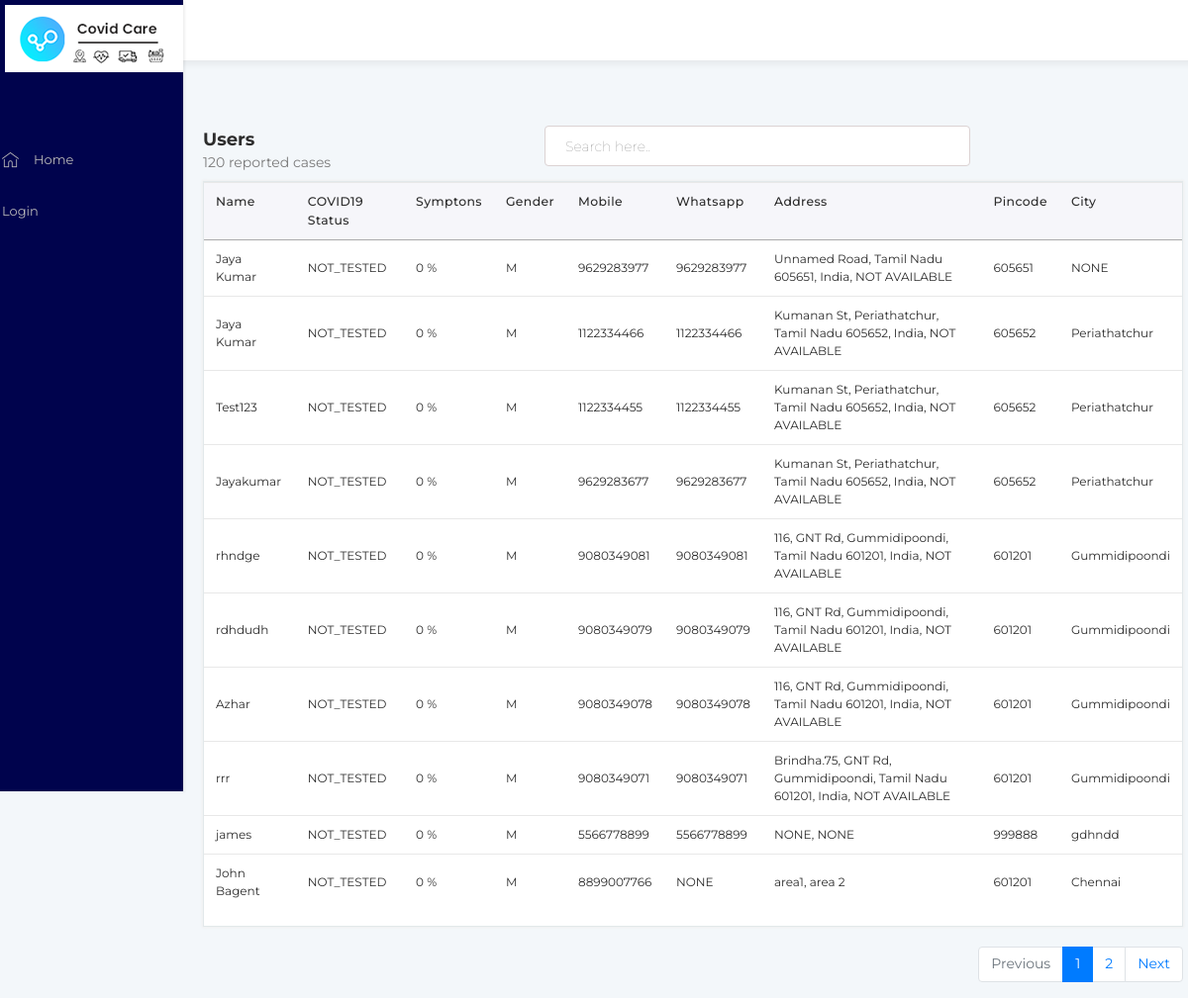
The app's page /customer_list/ with its own data.
### GEN/models.py (models this page shows, shortened)
class UserProfileInfo(models.Model):
    user = models.OneToOneField(User, on_delete=models.CASCADE)
    app_user_name = models.CharField(max_length=40, unique=False, default=dbconstants.VAL_STR_DEFAULT)
    password = models.CharField(max_length=16, unique=False, default=dbconstants.VAL_STR_DEFAULT)
    gender = models.CharField(max_length=10, unique=False, choices=dbconstants.GENDER_SET, default=dbconstants.GENDER_MALE)
    guardian = models.ForeignKey('self', on_delete=models.CASCADE, null = True, unique= False, related_name="user_guardian",  blank=True)
    age = models.CharField(max_length=2, unique=False, null = True)
    user_m_status = models.CharField(max_length=3, choices=dbconstants.M_STATUS_TYPES, default = dbconstants.M_STATUS_NOT_TESTED)
    app_user_type = models.ForeignKey(AppUserType, on_delete=models.CASCADE, null=True)
    phone_primary = models.CharField(max_length=10, unique=False, default=dbconstants.VAL_STR_DEFAULT)
    phone_secondary = models.CharField(max_length=10, unique=False, default=dbconstants.VAL_STR_DEFAULT)
    location_area = models.CharField(max_length=280, unique=False, default=dbconstants.VAL_STR_DEFAULT)
    location_sublocality = models.CharField(max_length=280, unique=False, default=dbconstants.VAL_STR_DEFAULT)
    location_locality = models.CharField(max_length=280, unique=False, default=dbconstants.VAL_STR_DEFAULT)
    device_token = models.CharField(max_length=250, default=dbconstants.VAL_STR_DEFAULT, null=True)
    symptom_total = models.IntegerField(default=0)
    location_city = models.CharField(max_length=280, unique=False, default=dbconstants.VAL_STR_DEFAULT)
    location_state = models.CharField(max_length=80, unique=False, choices=dbconstants.STATE_LIST, default=dbconstants.STATE_TAMIL_NADU)
    location_pincode = models.CharField(max_length=6, unique=False, default="601201")
    location_latitude = models.CharField(max_length=50, unique=False, default=dbconstants.VAL_STR_DEFAULT, null=True)
    location_longitude = models.CharField(max_length=50, unique=False, default=dbconstants.VAL_STR_DEFAULT, null=True)
    user_language = models.CharField(max_length=3, choices=dbconstants.USER_LANGUAGE, default = dbconstants.USER_LG_ENGLISH)
    user_type = models.CharField(max_length=3, choices=dbconstants.USER_TYPES, default = dbconstants.USER_TYPE_CONSUMER)
    user_status = models.CharField(max_length=2, choices=dbconstants.USER_STATUS, default=dbconstants.USER_STATUS_ACTIVE)
    status = models.CharField(max_length=2, choices=dbconstants.STATUS,  default=dbconstants.STATUS_ACTIVE)
    created_at = models.DateTimeField(auto_now_add=True)
    updated_at = models.DateTimeField(auto_now=True)
    is_available = models.BooleanField(default=True)
    is_active = models.BooleanField(default=True)
    brand = models.ForeignKey('GEN.BrandBasicInfo', on_delete=models.CASCADE, null=True, blank=True)
    brandbranch = models.ForeignKey('GEN.BrandBranchBasicInfo', on_delete=models.SET_NULL, null=True, blank=True)

### GEN/views.py (the view)
# urls.py: path('customer_list/',views.customer_list, name = "customer_list"),
def customer_list(request):
    user_list = UserProfileInfo.objects.prefetch_related('user').filter(user_type = dbconstants.USER_TYPE_CONSUMER).order_by('-created_at')
    user_list_final = []
    c_status = {}
    c_status["PTV"] = "TESTED_POSITIVE"
    c_status["NTV"] = "TESTED_NEGATIVE"
    c_status["TIP"] = "TEST_IN_PROGRESS"
    c_status["NTD"] = "NOT_TESTED"
    for user_temp in user_list:
        user_meta_raw = User.objects.get(username=user_temp.user)
        user_meta = {}
        user_meta['username'] = user_meta_raw.username
        user_meta['fullname'] = user_meta_raw.first_name
        user_meta['c_status'] =c_status[user_temp.user_m_status]
        user_parent_set = {}
        user_parent_set['user_meta'] = user_meta
        user_parent_set['user_profile'] = user_temp
        user_list_final.append(user_parent_set)
    serialized_obj = serializers.serialize('json', user_list)
    print("sizeb:"+ str(user_list.count()))
    page = request.GET.get('page', 1)
    paginator = Paginator(user_list_final, 10)
    try:
        users = paginator.page(page)
    except PageNotAnInteger:
        users = paginator.page(1)
    except EmptyPage:
        users = paginator.page(paginator.num_pages)
    return render(request, 'GEN/customers.html',  {'state_list':dbconstants.STATE_LIST_DICT, 'users': users})

### templates/GEN/customers.html (shortened to what this page needs)
{% extends "GEN/base.html" %}
{% block body_block %}
<div class="col-12  pl_20 pr_20">
  <div class="col-12 col-md-4 float-left pl_0">
    <h1 class="header_title float-left mt_15 w-100">Users </h1>
    <span class="font_14 float-left grey_color">120 reported cases</span>
  </div>
  <div class="col-md-8 float-right pr_0 mb_15">
    <input type="email" class="form-control float-left col-md-8 mt_15" placeholder="Search here..">
  </div>
<div class="common_container  pt_0">
  <div class="table-responsive">
      <table class="table">
          <thead>
            <tr>
              <th>Name</th>
              <th>COVID19 Status</th>
              <th>Symptons</th>
              <th>Gender</th>
              <th>Mobile</th>
              <th>Whatsapp</th>
              <th>Address</th>
              <th>Pincode</th>
              <th>City</th>
            </tr>
          </thead>
          <tbody>
            {% for user in users %}
              <tr>
                <td onclick="getUserOrderDetails('{{user.user_meta.username }}')">{{ user.user_meta.fullname }}</td>
                <td>{{ user.user_meta.c_status }}</td>
                <td>{{ user.user_profile.symptom_total }} %</td>
                <td>{{ user.user_profile.gender }}</td>
                <td>{{ user.user_profile.phone_primary }}</td>
                <td>{{ user.user_profile.phone_secondary }}</td>
                <td>{{ user.user_profile.location_area }}, {{ user.user_profile.location_sublocality }} </td>
                <td>{{ user.user_profile.location_pincode }}</td>
                <td>{{ user.user_profile.location_city }}</td>
              </tr>
            {% endfor %}
          </tbody>
        </table>
  </div>
</div>
{% if users.has_other_pages %}
<div class="col-md-12 float-left pr_0">
  <nav aria-label="Page navigation example">
    <ul class="pagination">
      {% if users.has_previous %}
      <li class="page-item"><a class="page-link" href="?page={{ users.previous_page_number }}">Previous</a></li>
      {% else %}
      <li class="page-item disabled"><a class="page-link" href="#">Previous</a></li>
      {% endif %}
      {% for i in users.paginator.page_range %}
      {% if users.number == i %}
      <li class="page-item active"><a class="page-link" href="#"><span>{{ i }}</span></a> </li>
      {% else %}
      <li class="page-item"><a class="page-link" href="?page={{ i }}">{{ i }}</a></li>
      {% endif %}
      {% endfor %}
      {% if users.has_next %}
      <li class="page-item"><a class="page-link" href="?page={{ users.next_page_number }}">Next </a></li>
      {% else %}
      <li class="page-item disabled"><a class="page-link" href="#">Next</a></li>
      {% endif %}
    </ul>
  </nav>
</div>
{% endif %}
</div>
{% endblock %}

### templates/GEN/base.html (shortened to what this page needs)
<!doctype html>
{% load staticfiles %}
<html lang="en">
  <head>
  <link rel="stylesheet" href="https://maxcdn.bootstrapcdn.com/bootstrap/4.0.0/css/bootstrap.min.css">
  <link rel="stylesheet" href="../static/css/main.css">
</head>
<body >
  <div class="row">
  <div class="col-12 left_sidebar col-md-2">
    <div class="logo"><img src="../static/images/logo_hora.png" alt=""></div>
    <ul class="sidebar-nav">
      <li role="presentation"><a href="{% url 'GEN:index' %}"> <span class="icon_set icon-home menu_icon"></span> Home </a></li>
      {% if user.is_authenticated %}
      <li role="presentation"><a  href="{% url 'GEN:customer_list' %}"> <span class="icon_set icon-group menu_icon"></span>Users</a></li>
      <li role="presentation"><a  href="{% url 'GEN:customer_heatmap' %}"> <span class="icon_set icon-package menu_icon"></span>User Heat Map</a></li>
      <li role="presentation"><a  href="{% url 'GEN:product_list' %}"> <span class="icon_set icon-settings menu_icon"></span>Product</a></li>
      <li role="presentation"><a  href="{% url 'GEN:orders_list' %}"> <span class="icon_set icon-package menu_icon"></span> Orders</a></li>
      {% else %}
      <li role="presentation" ><a  href="{% url 'GEN:login' %}">Login</a></li>
      {% endif %}
    </ul>
  </div>
  <div class="col-12 col-md-12 no-padding">
    <div class="top_header">
        {% if user.is_authenticated %}
        <div class="col-md-10 float-left pl_10">Welcome: {{ user.username }}</div>
        <div class="col-md-2 float-right">
            <a  class="text-right w-100 float-right" href="{% url 'GEN:logout' %}"> Logout</a>
            {% else %}
            <a  href="{% url 'GEN:login' %}">Login</a>
            {% endif %}
        </div>
      </div>
    <div class="right_sidebar">
    {% block body_block %}
    {% endblock %}
    </div>
  </div>
  </body>
</html>

### static/css/main.css (style rules this page uses)
:root { --orange: #2B31BA !important; ; --light-blue: #547398 !important; ; --primary: #2d2d2d !important; ; --second: #4d4d4d !important; ; --white: #fff; --grey: #7B7B7B !important; ; }
body { font-size: 14px; background: #F3F7FA; overflow-x: hidden; color: var(--primary); position: relative; font-family: 'Montserrat', sans-serif; }
.common_container { float: left; width: 100%; position: relative; background: #fff; background-color: #fff; transition: all 300ms ease-out; box-shadow: 0px 0px 2px 1px #f0f0f0; border: 1px solid #e2e8ea; }
.right_sidebar { margin-left: 200px; margin-top: 51px; display: block; }
.left_sidebar { box-shadow: 2px 1px 2px 0px #1312120f; padding: 0px; top: 0; bottom: 0; z-index: 1000; height: calc(100vh - 0rem); position: fixed; background-color: #00034d; width: 200px; }
ul.sidebar-nav { list-style: none; padding-left: 0; margin-top: 60px; }
ul.sidebar-nav>li>a { color: #b8b8b8; font-size: 13px; width: 100%; padding: 18px 0 12px; float: left; padding-left: 15px; border-left: 2px solid transparent; margin-bottom: 5px; }
ul.sidebar-nav>li { line-height: 10px; }
.logo { padding: 5px 20px 5px; }
.menu_icon { float: left; margin-right: 15px; margin-top: -3px; font-size: 17px; line-height: normal; }
.top_header { float: left; width: 100%; background: #fff; padding: 20px; position: relative; box-shadow: 5px 3px 7px 1px #1312120f; }
.header_title { font-size: 18px; font-style: normal; font-stretch: normal; line-height: 28px; text-align: left; float: left; margin: 0; font-weight: 700; color: var(--black); font-family: 'Montserrat', sans-serif !important; }
.table thead th { vertical-align: top; border-bottom: 1.6px solid #ababab; font-size: 12.4px; font-weight: 500; letter-spacing: 0.4px; }
thead { background: #f6f6fa; }
.table td, .table th { padding: 0.75rem; vertical-align: middle; border-top: 1px solid #E8E8E8; padding-top: 10px; padding-bottom: 10px; font-size: 12px; }
.pagination { float: right; margin-top: 20px; }
.grey_color { color: var(--grey); }
.font_14 { font-size: 14px !important; line-height: normal; }
.form-control { border: 1px solid #dcd3d3; background-color: #fff; border-radius: 4px; padding: 10px 20px 10px; height: calc(2.5rem + 1px) !important; line-height: normal; font-size: 14px; color: #4d4d4d; transition: none; font-weight: 100 !important; }
.pl_0 { padding-left: 0px !important; }
.pr_0 { padding-right: 0px !important; }
.pt_0 { padding-top: 0px !important; }
.pl_20 { padding-left: 20px !important; }
.pr_20 { padding-right: 20px !important; }
.mb_15 { margin-bottom: 15px !important; }
.mt_15 { margin-top: 15px !important; }
.no-padding { padding: 0px !important; }
.icon_set:before { font-family: 'lavendel' !important; speak: none; font-style: normal; font-weight: normal; font-variant: normal; text-transform: none; line-height: 1; -webkit-font-smoothing: antialiased; -moz-osx-font-smoothing: grayscale; }
.icon-home:before { content: "\e902"; }

### records on screen
UserProfileInfo: user_meta.fullname "Jaya Kumar", user_meta.c_status "NOT_TESTED", user_profile.symptom_total "0", user_profile.gender "M", user_profile.phone_primary "9629283977", user_profile.phone_secondary "9629283977", user_profile.location_area "Unnamed Road, Tamil Nadu 605651, India", user_profile.location_sublocality "NOT AVAILABLE", user_profile.location_pincode "605651", user_profile.location_city "NONE"
UserProfileInfo: user_meta.fullname "Jaya Kumar", user_meta.c_status "NOT_TESTED", user_profile.symptom_total "0", user_profile.gender "M", user_profile.phone_primary "1122334466", user_profile.phone_secondary "1122334466", user_profile.location_area "Kumanan St, Periathatchur, Tamil Nadu 605652, India", user_profile.location_sublocality "NOT AVAILABLE", user_profile.location_pincode "605652", user_profile.location_city "Periathatchur"
UserProfileInfo: user_meta.fullname "Test123", user_meta.c_status "NOT_TESTED", user_profile.symptom_total "0", user_profile.gender "M", user_profile.phone_primary "1122334455", user_profile.phone_secondary "1122334455", user_profile.location_area "Kumanan St, Periathatchur, Tamil Nadu 605652, India", user_profile.location_sublocality "NOT AVAILABLE", user_profile.location_pincode "605652", user_profile.location_city "Periathatchur"
UserProfileInfo: user_meta.fullname "Jayakumar", user_meta.c_status "NOT_TESTED", user_profile.symptom_total "0", user_profile.gender "M", user_profile.phone_primary "9629283677", user_profile.phone_secondary "9629283677", user_profile.location_area "Kumanan St, Periathatchur, Tamil Nadu 605652, India", user_profile.location_sublocality "NOT AVAILABLE", user_profile.location_pincode "605652", user_profile.location_city "Periathatchur"
UserProfileInfo: user_meta.fullname "rhndge", user_meta.c_status "NOT_TESTED", user_profile.symptom_total "0", user_profile.gender "M", user_profile.phone_primary "9080349081", user_profile.phone_secondary "9080349081", user_profile.location_area "116, GNT Rd, Gummidipoondi, Tamil Nadu 601201, India", user_profile.location_sublocality "NOT AVAILABLE", user_profile.location_pincode "601201", user_profile.location_city "Gummidipoondi"
UserProfileInfo: user_meta.fullname "rdhdudh", user_meta.c_status "NOT_TESTED", user_profile.symptom_total "0", user_profile.gender "M", user_profile.phone_primary "9080349079", user_profile.phone_secondary "9080349079", user_profile.location_area "116, GNT Rd, Gummidipoondi, Tamil Nadu 601201, India", user_profile.location_sublocality "NOT AVAILABLE", user_profile.location_pincode "601201", user_profile.location_city "Gummidipoondi"
UserProfileInfo: user_meta.fullname "Azhar", user_meta.c_status "NOT_TESTED", user_profile.symptom_total "0", user_profile.gender "M", user_profile.phone_primary "9080349078", user_profile.phone_secondary "9080349078", user_profile.location_area "116, GNT Rd, Gummidipoondi, Tamil Nadu 601201, India", user_profile.location_sublocality "NOT AVAILABLE", user_profile.location_pincode "601201", user_profile.location_city "Gummidipoondi"
UserProfileInfo: user_meta.fullname "rrr", user_meta.c_status "NOT_TESTED", user_profile.symptom_total "0", user_profile.gender "M", user_profile.phone_primary "9080349071", user_profile.phone_secondary "9080349071", user_profile.location_area "Brindha.75, GNT Rd, Gummidipoondi, Tamil Nadu 601201, India", user_profile.location_sublocality "NOT AVAILABLE", user_profile.location_pincode "601201", user_profile.location_city "Gummidipoondi"
UserProfileInfo: user_meta.fullname "james", user_meta.c_status "NOT_TESTED", user_profile.symptom_total "0", user_profile.gender "M", user_profile.phone_primary "5566778899", user_profile.phone_secondary "5566778899", user_profile.location_area "NONE", user_profile.location_sublocality "NONE", user_profile.location_pincode "999888", user_profile.location_city "gdhndd"
UserProfileInfo: user_meta.fullname "John Bagent", user_meta.c_status "NOT_TESTED", user_profile.symptom_total "0", user_profile.gender "M", user_profile.phone_primary "8899007766", user_profile.phone_secondary "NONE", user_profile.location_area "area1", user_profile.location_sublocality "area 2", user_profile.location_pincode "601201", user_profile.location_city "Chennai"

### other values on screen
{{ i }} "1"
{{ i }} "2"
